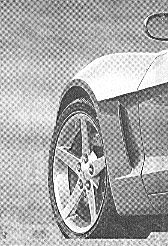
#> input picture homework05/image/5-2.png, 168 x 246 px
$ python hw5-2.py
#> lines starting #> are read from the running program, lines starting #| are printed output that depends on the picture
import numpy as np
from PIL import Image
import os
import matplotlib.pyplot as plt

def spectrum(image_path, plot=True):
    """
    Return:
        image_array: original image array
        F: 2d fourier transform of the image
    """
#> called with image_path = 'image/5-2.png', plot = False
    image = Image.open(image_path).convert('L')
#> image is the input picture: PIL image 168x246 L; min 0, max 255, mean 169.7
    image_array = np.array(image)
    M, N = image_array.shape
#> M = 246; N = 168

    # Step 1: Padding
    P, Q = 2 * M, 2 * N
#> P = 492; Q = 336
    fp = np.zeros((P, Q), dtype=np.float32)
    fp[0: M, 0: N] = image_array.astype(np.float32)
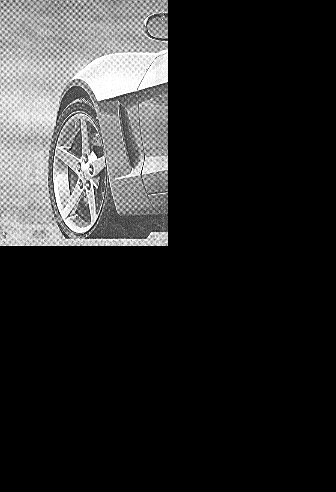
#> fp: shape (492, 336) float32; min 0, max 255, mean 42.4

    # Step 2: Centering and DFT
    x, y = np.arange(P), np.arange(Q)
#> x = 492 values from 0 to 491; y = 336 values from 0 to 335
    X, Y = np.meshgrid(x, y, indexing='ij')
    center_matrix = (-1) ** (X + Y)
    fp_centered = fp * center_matrix
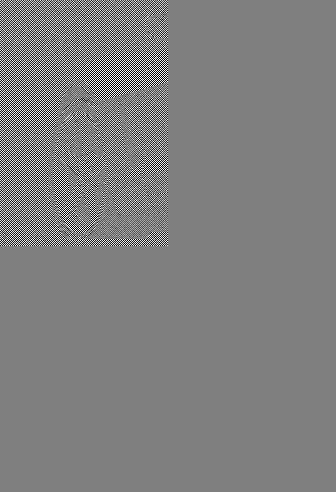
#> fp_centered: shape (492, 336) float64; min -255, max 255, mean 0; drawn with min black and max white
    F = np.fft.fft2(fp_centered)
    spectrum = np.log(np.abs(F) + 1)
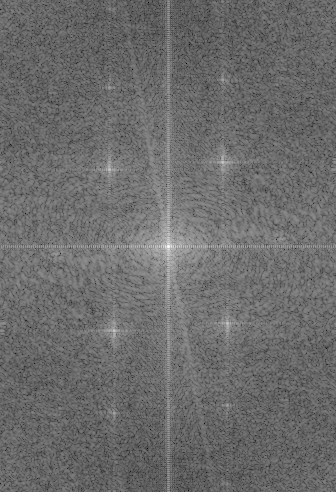
#> spectrum: shape (492, 336) float64; min 2.81, max 15.76, mean 8.3; drawn with min black and max white

    image_dir = "image"
    file_name = os.path.basename(image_path)
    # spectrum
    spectrum_norm = spectrum - spectrum.min()
    spectrum_norm = spectrum_norm / spectrum_norm.max()
    spectrum_img = (spectrum_norm * 255).astype(np.uint8)
    spectrum_image = Image.fromarray(spectrum_img)
    spectrum_image.save(os.path.join(image_dir, f"original_spectrum.png"))
    # comparison
    if plot:
        fig, axes = plt.subplots(1, 2, figsize=(8, 6))

        axes[0].imshow(image_array, cmap='gray')
        axes[0].set_title('original image')
        axes[0].axis('off')

        axes[1].imshow(spectrum, cmap='gray')
        axes[1].set_title('frequency spectrum (log magnitude)')
        axes[1].axis('off')

        plt.tight_layout()
        plt.savefig(os.path.join(image_dir, f"comparison_spectrum"), bbox_inches='tight', dpi=150)
        plt.close()

    return image_array, F


def select_notch_points(F):
    """
    interactively select notch points in the frequency domain
    Parameters:
        F: 2d fourier transform of the images
    Returns:
        points: list of (row, col) needed to notch
    """
    spectrum = np.log(np.abs(F) + 1)
    fig, ax = plt.subplots(figsize=(6, 6))
    ax.imshow(spectrum, cmap='gray')
    ax.set_title("click peaks (press SPACE to finish)")
    ax.axis('off')

    pts = []
    finished = False

    def on_click(event):
        nonlocal finished
        if event.inaxes == ax and not finished and event.button == 1:
            x, y = event.xdata, event.ydata
            pts.append((x, y))
            ax.plot(x, y, 'r+')
            fig.canvas.draw()

    def on_key(event):
        nonlocal finished
        if event.key == ' ':
            finished = True
            plt.close(fig)

    fig.canvas.mpl_connect('button_press_event', on_click)
    fig.canvas.mpl_connect('key_press_event', on_key)
    plt.show(block=True)

    indices = [(int(round(y)), int(round(x))) for x, y in pts]
    print("selected notch points (row, col) in frequency domain: ")
    for u, v in indices:
        print(f"({u}, {v})")
    return indices

def notch_filter(F, notch_points, D0=10, n=2, plot=True):
    """
    optimal notch reject filter using Butterworth filter
    Parameters:
        F: 2d fourier transform (already centered), shape (P, Q) where P=2M, Q=2N
        notch_points: list of (row, col) selected points
        D0: cutoff frequency (radius) for notch filter
        n: order of Butterworth filter
    Returns:
        F_noise: frequency domain of noise (bandpass filtered)
        F_filtered: frequency domain after notch reject filtering
    """
    P, Q = F.shape
    u, v = np.arange(P), np.arange(Q)
    U, V = np.meshgrid(u, v, indexing='ij')

    # notch reject filter
    H_NR = np.ones((P, Q), dtype=np.float64)
    # for each selected point, create a notch pair
    for u_k, v_k in notch_points:
        D_k = np.sqrt((U - u_k) ** 2 + (V - v_k) ** 2)
        u_sym = P - u_k
        v_sym = Q - v_k
        D_k_sym = np.sqrt((U - u_sym) ** 2 + (V - v_sym) ** 2)

        epsilon = 1e-10
        D_k = np.where(D_k < epsilon, epsilon, D_k)
        D_k_sym = np.where(D_k_sym < epsilon, epsilon, D_k_sym)

        # Butterworth notch reject filter
        H_k = 1.0 / (1.0 + (D0 / D_k) ** n)
        H_k_sym = 1.0 / (1.0 + (D0 / D_k_sym) ** n)
        H_NR = H_NR * H_k * H_k_sym

    # notch pass filter = 1 - notch reject filter
    H_NP = 1.0 - H_NR
    F_noise = F * H_NP
    F_filtered = F * H_NR
    if plot:
        # plot
        fig, axes = plt.subplots(1, 3, figsize=(10, 5))
        # original F (log)
        original_spectrum = np.log(np.abs(F) + 1)
        axes[0].imshow(original_spectrum, cmap='gray')
        axes[0].set_title('original F (log)')
        axes[0].axis('off')
        # noise frequency
        noise_spectrum = np.log(np.abs(F_noise) + 1)
        axes[1].imshow(noise_spectrum, cmap='gray')
        axes[1].set_title(f'noise frequency(0={D0}, n={n})')
        axes[1].axis('off')
        # filtered frequency
        filtered_spectrum = np.log(np.abs(F_filtered) + 1)
        axes[2].imshow(filtered_spectrum, cmap='gray')
        axes[2].set_title(f'filter frequency (D0={D0}, n={n})')
        axes[2].axis('off')

        plt.tight_layout()
        image_dir = "image"
        plt.savefig(os.path.join(image_dir, f"notch_spectrum.png"), bbox_inches='tight', dpi=150)
        plt.close()

    return F_noise, F_filtered


def frequency_to_spatial(F):
    """
    convert frequency domain array to spatial domain array
    implements steps 3-5 of frequency domain transformation:
    Step 3: Inverse transform
    Step 4: De-centering
    Step 5: Cropping
    Parameters:
        F: frequency domain array, shape (P, Q) where P=2M, Q=2N
    Returns:
        image_array: spatial domain array, shape (M, N)
    """
    P, Q = F.shape
    M, N = P // 2, Q // 2

    # Step 3: Inverse transform
    gp_prim = np.fft.ifft2(F)

    # Step 4: De-centering
    x, y = np.arange(P), np.arange(Q)
    X, Y = np.meshgrid(x, y, indexing='ij')
    center_matrix = (-1) ** (X + Y)
    gp = np.real(gp_prim * center_matrix)

    # Step 5: Cropping
    g = np.clip(gp[0: M, 0: N], 0, 255)
    image_array = g.astype(np.uint8)

    return image_array


def best_notch_filter(image_array, noise_array, k, save=True):
    """
    optimal notch filter using adaptive weighting function
    Parameters:
        image_array: original noisy image array (g)
        noise_array: noise array in spatial domain (n)
        k: window size (odd number)
    Returns:
        weight_array: weighting function w(x,y)
        best_notch_array: filtered image f̂(x,y) = g(x,y) - w(x,y)n(x,y)
    """
    image_float = image_array.astype(np.float64)
    noise_float = noise_array.astype(np.float64)
    height, width = image_float.shape
    weight_array = np.zeros_like(image_array, dtype=np.float32)
    best_notch_array = np.zeros_like(image_float, dtype=np.float64)

    half = k // 2

    # w(x,y) = \frac{\mu_{g\eta|S_{xy}} - \mu_{g|S_{xy}}\mu_{\eta|S_{xy}}}{\sigma_{\eta|S_{xy}}^{2}}
    # For each pixel, compute its window and calculate statistics directly
    for row in range(height):
        for col in range(width):
            # calculate window boundaries
            top = max(0, row - half)
            bottom = min(height, row + half + 1)
            left = max(0, col - half)
            right = min(width, col + half + 1)

            # extract window
            window_g = image_float[top:bottom, left:right]
            window_n = noise_float[top:bottom, left:right]

            # calculate statistics for this window
            current_count = window_g.size
            sum_g = np.sum(window_g)
            sum_n = np.sum(window_n)
            sum_gn = np.sum(window_g * window_n)
            sum_n_sq = np.sum(window_n ** 2)

            mu_g = sum_g / current_count
            mu_n = sum_n / current_count
            mu_gn = sum_gn / current_count
            mu_n_sq = sum_n_sq / current_count
            sigma_n_sq = mu_n_sq - mu_n ** 2

            # compute weight
            if sigma_n_sq > 1e-10:
                w = (mu_gn - mu_g * mu_n) / sigma_n_sq
                w = max(0.0, w)
            else:
                w = 0.0

            weight_array[row, col] = w
            best_notch_array[row, col] = image_float[row, col] - w * noise_float[row, col]

    # clip to valid range
    best_notch_array = np.clip(best_notch_array, 0, 255).astype(np.uint8)
    if save:
        output_path = os.path.join("image", "best_notch.png")
        best_notch_image = Image.fromarray(best_notch_array)
        best_notch_image.save(output_path)

    return weight_array, best_notch_array

if __name__ == "__main__":

    image_path = os.path.join("image", "5-2.png")
    image_array, F = spectrum(image_path, plot=False)

    notch_points = select_notch_points(F)
#> notch_points = []

    # notch in frequency domain
    D0 = 10   # cutoff frequency
    n = 6    # Butterworth order
    F_noise, F_filter = notch_filter(F, notch_points, D0, n, plot=False)
#> after the loop in notch_filter, `for u_k, v_k in notch_points:`: H_NR: shape (492, 336) float64; every value is 1
#> in notch_filter, `H_NP = 1.0 - H_NR`: H_NP: shape (492, 336) float64; every value is 0

    # transform back into spatial domain
    simple_notch_array = frequency_to_spatial(F_filter)
    noise_array = frequency_to_spatial(F_noise)
#> in frequency_to_spatial (call 2), `gp = np.real(gp_prim * center_matrix)`: gp: shape (492, 336) float64; every value is 0
#> in frequency_to_spatial (call 2), `g = np.clip(gp[0: M, 0: N], 0, 255)`: g: shape (246, 168) float64; every value is 0
#> in frequency_to_spatial (call 2), `image_array = g.astype(np.uint8)`: image_array: shape (246, 168); every value is 0

    # plot frequency domain
    fig_freq, axes_freq = plt.subplots(2, 3, figsize=(8, 8))
    axes_freq[0, 0].imshow(image_array, cmap='gray')
    axes_freq[0, 0].set_title('original image')
    axes_freq[0, 0].axis('off')
    axes_freq[0, 1].imshow(noise_array, cmap='gray')
    axes_freq[0, 1].set_title('noise')
    axes_freq[0, 1].axis('off')
    axes_freq[0, 2].imshow(simple_notch_array, cmap='gray')
    axes_freq[0, 2].set_title('simple notch filtered')
    axes_freq[0, 2].axis('off')
    axes_freq[1, 0].imshow(np.log(np.abs(F) + 1), cmap='gray')
    axes_freq[1, 0].set_title('original F (log)')
    axes_freq[1, 0].axis('off')
    axes_freq[1, 1].imshow(np.log(np.abs(F_noise) + 1), cmap='gray')
    axes_freq[1, 1].set_title('noise frequency (log)')
    axes_freq[1, 1].axis('off')
    axes_freq[1, 2].imshow(np.log(np.abs(F_filter) + 1), cmap='gray')
    axes_freq[1, 2].set_title('simple notch filtered frequency (log)')
    axes_freq[1, 2].axis('off')
    plt.tight_layout()
    plt.savefig(os.path.join("image", "frequency_domain.png"), bbox_inches='tight', dpi=150)
    plt.close(fig_freq)

    # best notch filter
    k = 11
    weight_array, best_notch_array = best_notch_filter(image_array, noise_array, k)
#> after the loop in best_notch_filter, `for row in range(height):`: weight_array: shape (246, 168) float32; every value is 0

    # visualize weight array
    fig_weight, axes_weight = plt.subplots(1, 2, figsize=(12, 5))
    # weight array heatmap
    im = axes_weight[0].imshow(weight_array, cmap='hot', interpolation='nearest')
    axes_weight[0].set_title(f'Weight Array (k={k})')
    axes_weight[0].axis('off')
    plt.colorbar(im, ax=axes_weight[0], label='Weight Value')
    # weight histogram
    axes_weight[1].hist(weight_array.flatten(), bins=50, edgecolor='black', alpha=0.7)
    axes_weight[1].set_xlabel('Weight Value')
    axes_weight[1].set_ylabel('Frequency')
    axes_weight[1].set_title('Weight Distribution')
    axes_weight[1].grid(True, alpha=0.3)
    # add statistics text
    stats_text = f'Min: {weight_array.min():.2f}\n'
    stats_text += f'Max: {weight_array.max():.2f}\n'
    stats_text += f'Mean: {weight_array.mean():.2f}\n'
    stats_text += f'Median: {np.median(weight_array):.2f}\n'
    stats_text += f'0 <= Weights < 1: {np.sum((weight_array >= 0) & (weight_array < 1))}\n'
    stats_text += f'1 <= Weights < 2: {np.sum((weight_array >= 1) & (weight_array < 2))}\n'
    stats_text += f'Weights >= 2: {np.sum(weight_array >= 2)}'
    axes_weight[1].text(0.98, 0.98, stats_text, transform=axes_weight[1].transAxes,
                        verticalalignment='top', horizontalalignment='right',
                        bbox=dict(boxstyle='round', facecolor='wheat', alpha=0.5),
                        fontsize=9, family='monospace')
    plt.tight_layout()
    plt.savefig(os.path.join("image", "weight.png"), bbox_inches='tight', dpi=150)
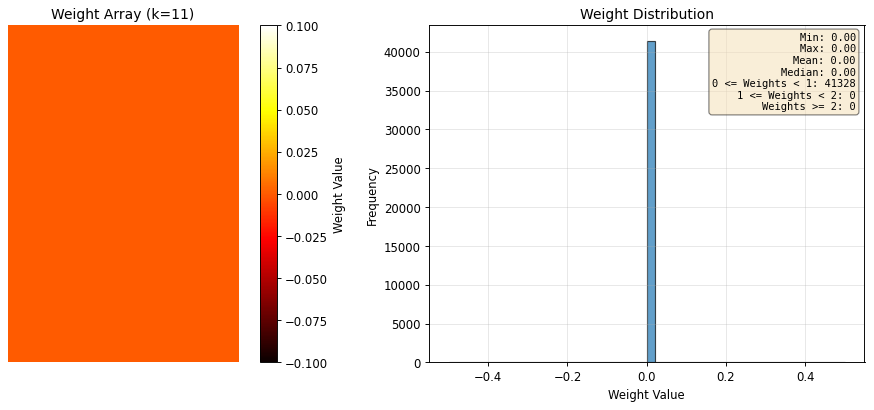
#> figure drawn by matplotlib, 3 panels; panel 2: tallest bar 41328 high, from x = 0 to 0.02
    plt.close(fig_weight)

    # comparison
    fig_compare, axes_compare = plt.subplots(1, 3, figsize=(8, 4))
    axes_compare[0].imshow(image_array, cmap='gray')
    axes_compare[0].set_title('original image')
    axes_compare[0].axis('off')
    axes_compare[1].imshow(simple_notch_array, cmap='gray')
    axes_compare[1].set_title('simple notch result')
    axes_compare[1].axis('off')
    axes_compare[2].imshow(best_notch_array, cmap='gray')
    axes_compare[2].set_title('best notch result')
    axes_compare[2].axis('off')
    plt.tight_layout()
    plt.savefig(os.path.join("image", "notch_comparison.png"), bbox_inches='tight', dpi=150)
    plt.close(fig_compare)
